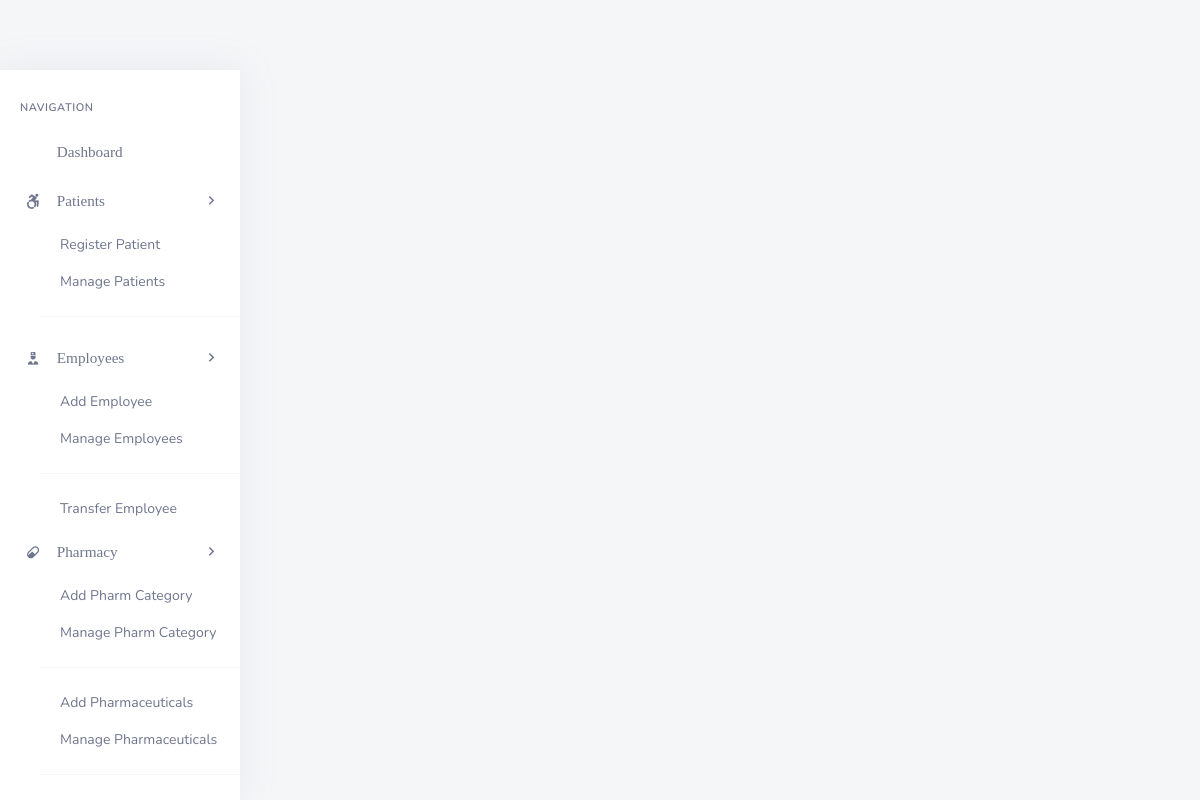
Page /backend/admin/admin_add_single_employee_vitals.php?doc_number=65YSD on the earlier database version.
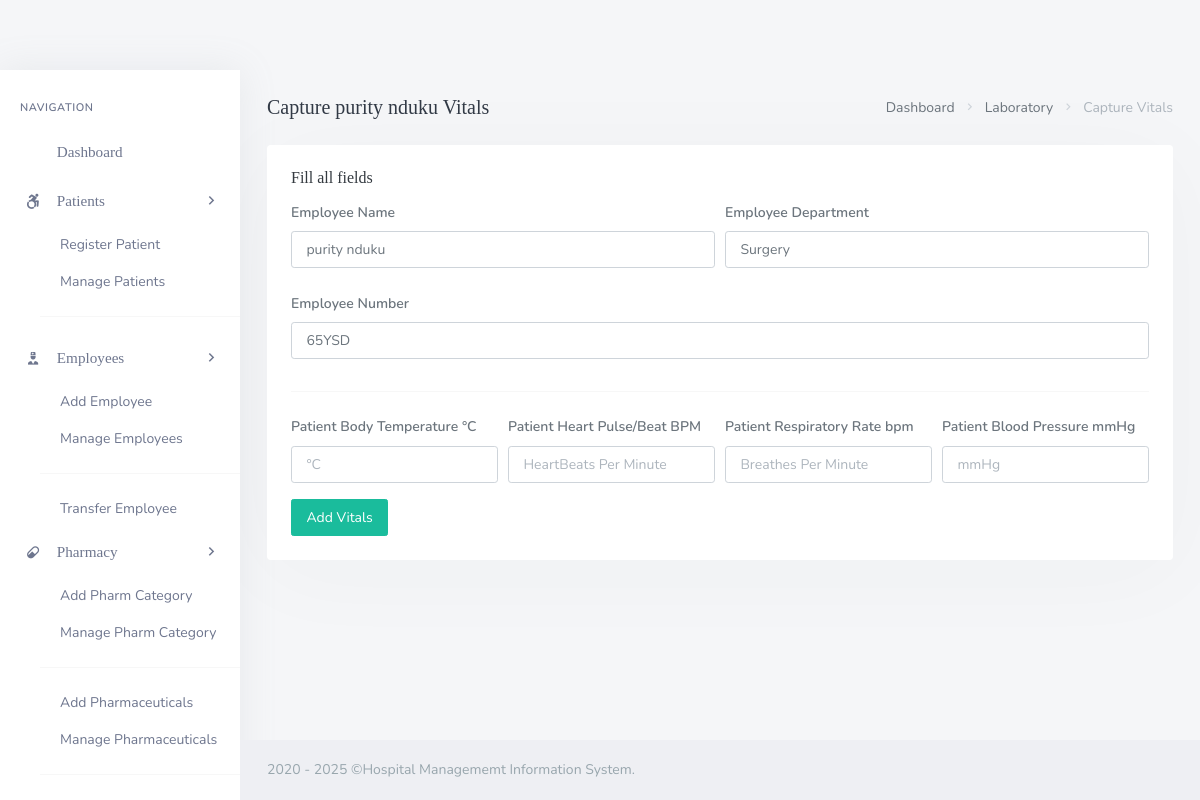
Same page on the later database version.
### tables this page shows
CREATE TABLE `docs` (
  `doc_id` int(20) NOT NULL,
  `doc_fname` varchar(200) DEFAULT NULL,
  `doc_lname` varchar(200) DEFAULT NULL,
  `doc_email` varchar(200) DEFAULT NULL,
  `doc_pwd` varchar(200) DEFAULT NULL,
  `doc_dept` varchar(200) NOT NULL,
  `doc_number` varchar(200) DEFAULT NULL,
  `doc_dpic` varchar(200) DEFAULT NULL,
  `doc_start_time` time DEFAULT NULL,
  `doc_end_time` time DEFAULT NULL
);

### backend/admin/admin_add_single_employee_vitals.php (the view, shortened to what the changed rows need)
<?php
	include('assets/inc/config.php');
?>
<!DOCTYPE html>
<html lang="en">
    <?php include('assets/inc/head.php');?>
    <body>
        <div id="wrapper">
            <?php
                $doc_number = $_GET['doc_number'];
                $ret = "SELECT  * FROM docs WHERE doc_number=?";
                $stmt= $mysqli->prepare($ret) ;
                $stmt->bind_param('s',$doc_number);
                $stmt->execute() ;
                $res=$stmt->get_result();
                while($row=$res->fetch_object())
                {
            ?>
                <div class="content-page">
                    <div class="content">
                        <div class="container-fluid">
                            <div class="row">
                                <div class="col-12">
                                    <div class="page-title-box">
                                        <div class="page-title-right">
                                            <ol class="breadcrumb m-0">
                                                <li class="breadcrumb-item"><a href="admin_dashboard.php">Dashboard</a></li>
                                                <li class="breadcrumb-item"><a href="javascript: void(0);">Laboratory</a></li>
                                                <li class="breadcrumb-item active">Capture Vitals</li>
                                            </ol>
                                        </div>
                                        <h4 class="page-title">Capture <?php echo $row->doc_fname;?> <?php echo $row->doc_lname;?> Vitals</h4>
                                    </div>
                                </div>
                            </div>
                            <div class="row">
                                <div class="col-12">
                                    <div class="card">
                                        <div class="card-body">
                                            <h4 class="header-title">Fill all fields</h4>
                                            <form method="post">
                                                <div class="form-row">
                                                    <div class="form-group col-md-6">
                                                        <label for="inputEmail4" class="col-form-label">Employee  Name</label>
                                                        <input type="text" required="required" readonly name="" value="<?php echo $row->doc_fname;?> <?php echo $row->doc_lname;?>" class="form-control" id="inputEmail4" placeholder="Patient's First Name">
                                                    </div>
                                                    <div class="form-group col-md-6">
                                                        <label for="inputPassword4" class="col-form-label">Employee Department</label>
                                                        <input required="required" type="text" readonly name="" value="<?php echo $row->doc_dept;?>" class="form-control"  id="inputPassword4" placeholder="Patient`s Last Name">
                                                    </div>
                                                </div>
                                                <div class="form-row">
                                                    <div class="form-group col-md-12">
                                                        <label for="inputEmail4" class="col-form-label">Employee Number</label>
                                                        <input type="text" required="required" readonly name="vit_pat_number" value="<?php echo $row->doc_number;?>" class="form-control" id="inputEmail4" placeholder="DD/MM/YYYY">
                                                    </div>
                                                </div>
                                                <hr>
                                                <div class="form-row">
                                                    <div class="form-group col-md-3">
                                                        <label for="inputEmail4" class="col-form-label">Patient Body Temperature °C</label>
                                                        <input type="text" required="required"  name="vit_bodytemp"class="form-control" id="inputEmail4" placeholder="°C">
                                                    </div>
                                                    <div class="form-group col-md-3">
                                                        <label for="inputPassword4" class="col-form-label">Patient Heart Pulse/Beat BPM</label>
                                                        <input required="required" type="text"  name="vit_heartpulse"  class="form-control"  id="inputPassword4" placeholder="HeartBeats Per Minute ">
                                                    </div>
                                                    <div class="form-group col-md-3">
                                                        <label for="inputPassword4" class="col-form-label">Patient Respiratory Rate bpm</label>
                                                        <input required="required" type="text"  name="vit_resprate"  class="form-control"  id="inputPassword4" placeholder="Breathes Per Minute">
                                                    </div>
                                                    <div class="form-group col-md-3">
                                                        <label for="inputPassword4" class="col-form-label">Patient Blood Pressure mmHg</label>
                                                        <input required="required" type="text"  name="vit_bloodpress"  class="form-control"  id="inputPassword4" placeholder="mmHg">
                                                    </div>
                                                </div>
                                                <button type="submit" name="add_emp_vitals" class="ladda-button btn btn-success" data-style="expand-right">Add Vitals</button>
                                            </form>
                                        </div>
                                    </div>
                                </div>
                            </div>
                        </div>
                    </div>
                    <?php include('assets/inc/footer.php');?>
                </div>
            <?php }?>
        </div>
    </body>
</html>

### backend/admin/assets/inc/footer.php
<footer class="footer">
    <div class="container-fluid">
        <div class="row">
            <div class="col-md-12">
                2020 - <?php echo date('Y'); ?> &copy;Hospital Managememt Information System.
            </div>
        </div>
    </div>
</footer>

Differences in the rows shown:
added docs: doc_fname "purity", doc_lname "nduku", doc_fname+doc_lname "purity nduku", doc_dept "Surgery", vit_pat_number "65YSD"
